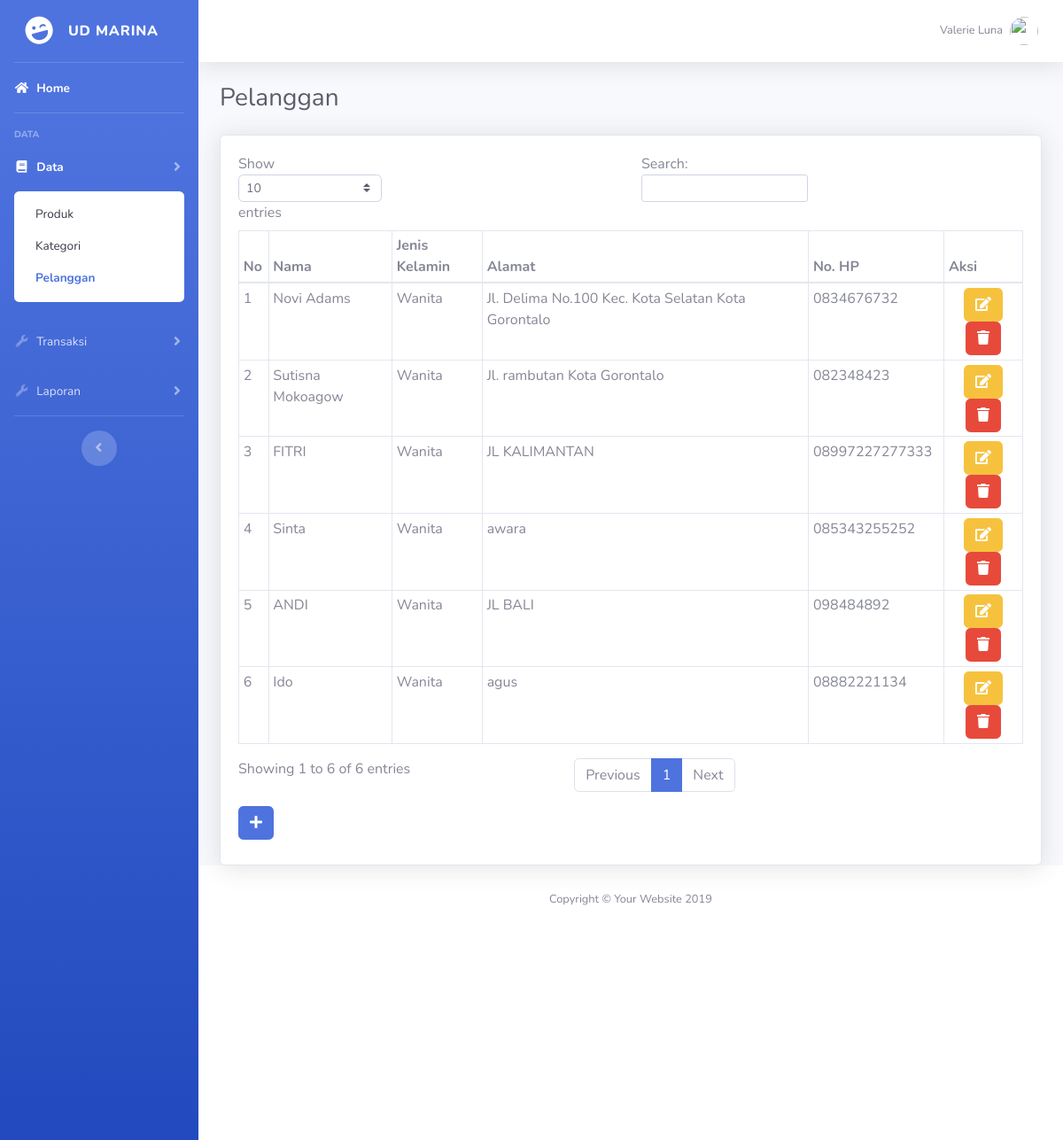
The page /admin/index.php?page=pelanggan on the database as committed earlier.
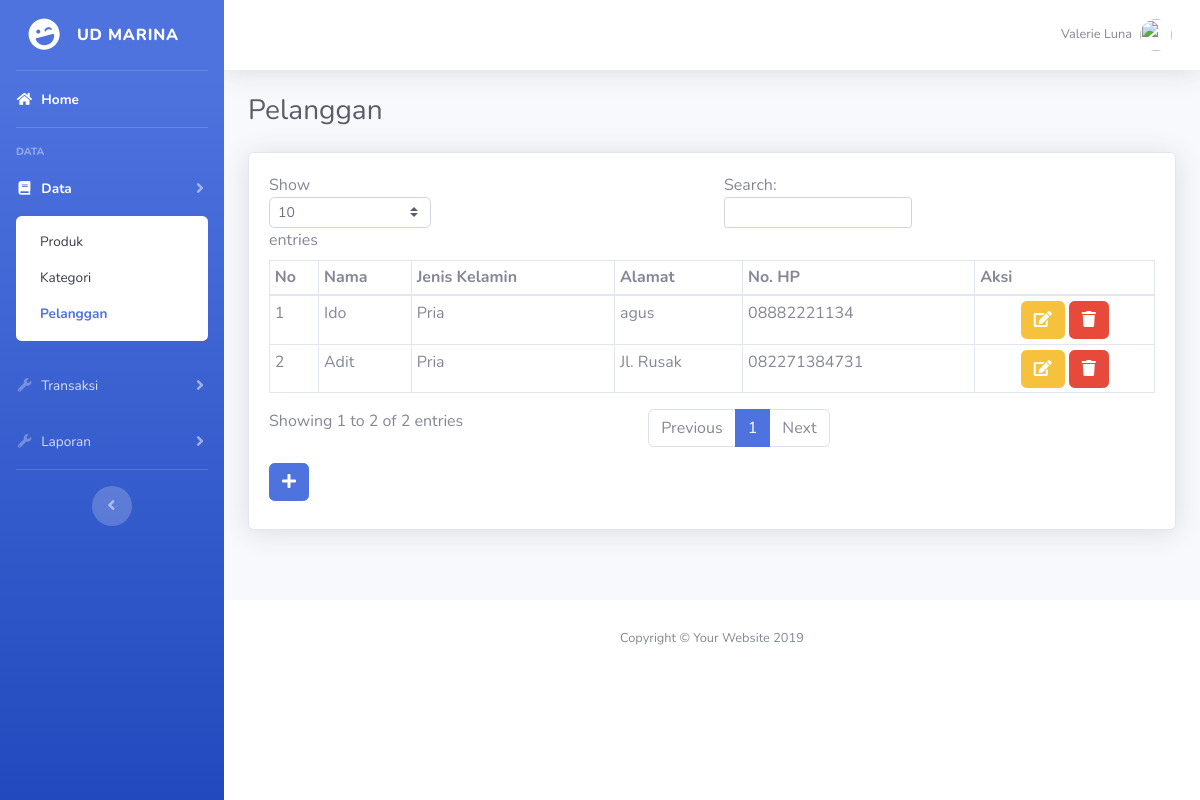
The same page on the database as committed later.
### tables this page shows
CREATE TABLE IF NOT EXISTS `tbpelanggan` (
  `id` int(10) NOT NULL,
  `nama` varchar(100) NOT NULL,
  `kelamin` varchar(100) NOT NULL,
  `alamat` text NOT NULL,
  `phone` varchar(50) NOT NULL
);

### admin/page.php (called while the page is built, shortened)
<?php
if($_GET['page']){
	$page = $_GET['page'];
	if($page=='daftar-transaksi'){
		$judul = 'Daftar Transaksi';
		$link = 'page/transaksi/transaksi.php';
	} else if($page=='produk'){
		$judul = 'Produk';
		$link = 'page/produk/produk.php';
	} else if($page=='kategori'){
		$judul = 'Kategori';
		$link = 'page/kategori/kategori.php';
	} else if($page=='pelanggan'){
		$judul = 'Pelanggan';
	} else if($page=='laporan'){
		$judul = 'Laporan';
		$link = 'page/laporan/laporan.php';
	} else if($page=='logout'){
		session_destroy();
		header("location:../pel/");
	}
}
?>

### admin/page/pelanggan/pelanggan.php (the view, shortened to what this page needs)
<div class="row">
	<?php
	if($_GET['act']=='add' || $_GET['act']=='edit'){
		include "page/pelanggan/add_pelanggan.php";
	} else if($_GET['act']=='delete'){
		$id = $_GET['idp'];
		mysql_query("DELETE FROM tbpelanggan WHERE id='$id'");
		header("location:?page=pelanggan");
	} else {
	?>
	<div class="col-md-12">
		<div class="card shadow">
			<div class="card-body">
				<div class="table-responsive">
					<table class="table table-bordered table-sm" id="dataTable">
						<thead>
							<tr>
								<th>No</th>
								<th>Nama</th>
								<th>Jenis Kelamin</th>
								<th>Alamat</th>
								<th>No. HP</th>
								<th>Aksi</th>
							</tr>
						</thead>
						<tbody>
							<?php
							$sql = mysql_query("SELECT * FROM tbpelanggan ORDER BY id ASC");
							$no = 1;
							while($d = mysql_fetch_array($sql)){?>
								<tr>
									<td><?= $no++;?></td>
									<td><?= ucfirst($d['nama']);?></td>
									<td>
										<?php
										if($d['kelamin']=='p'){
											echo 'Pria';
										} else {
											echo 'Wanita';
										}
										?>
									</td>
									<td><?= $d['alamat'];?></td>
									<td><?= $d['phone'];?></td>
									<td class="text-center"><a href="?page=pelanggan&act=edit&idp=<?= $d['id'];?>" class="btn btn-warning"><i class="fa fa-edit"></i></a> <a href="?page=pelanggan&act=delete&idp=<?= $d['id'];?>" class="btn btn-danger" onclick="return confirm('Anda yakin ingin menghapus pelanggan ini?')"><i class="fa fa-trash"></i></a></td>
								</tr>
							<?php } ?>
						</tbody>
					</table>
					<a href="?page=pelanggan&act=add" class="btn btn-primary mb-2"><i class="fa fa-plus"></i></a>
				</div>
			</div>
		</div>
	</div>
<?php } ?>
</div>

### admin/index.php (shortened to what this page needs)
<?php
include "page.php";
?>
<!DOCTYPE html>
<html lang="en">
<head>
  <link href="vendor/fontawesome-free/css/all.min.css" rel="stylesheet" type="text/css">
  <link href="css/sb-admin-2.min.css" rel="stylesheet">
</head>
<body id="page-top">
  <div id="wrapper">
    <ul class="navbar-nav bg-gradient-primary sidebar sidebar-dark accordion" id="accordionSidebar">
      <a class="sidebar-brand d-flex align-items-center justify-content-center" href="index.html">
        <div class="sidebar-brand-icon rotate-n-15">
          <i class="fas fa-laugh-wink"></i>
        </div>
        <div class="sidebar-brand-text mx-3">UD MARINA</div>
      </a>
      <hr class="sidebar-divider my-0">
      <li class="nav-item active">
        <a class="nav-link" href="index.html">
          <i class="fas fa-fw fa-home"></i>
          <span>Home</span></a>
      </li>
      <hr class="sidebar-divider">
      <div class="sidebar-heading">
        Data
      </div>
      <li class="nav-item <?= $page=='produk' || $page=='kategori' || $page=='pelanggan' ? 'active' : '';?>">
        <a class="nav-link collapsed" href="#" data-toggle="collapse" data-target="#collapseTwo" aria-expanded="true" aria-controls="collapseTwo">
          <i class="fa fa-fw fa-book"></i>
          <span>Data</span>
        </a>
        <div id="collapseTwo" class="collapse <?= $page=='produk' || $page=='kategori' || $page=='pelanggan' ? 'show' : '';?>" aria-labelledby="headingTwo" data-parent="#accordionSidebar">
          <div class="bg-white py-2 collapse-inner rounded">
            <a class="collapse-item <?= $page=='produk' ? 'active' : '';?>" href="?page=produk">Produk</a>
            <a class="collapse-item <?= $page=='kategori' ? 'active' : '';?>" href="?page=kategori">Kategori</a>
            <a class="collapse-item <?= $page=='pelanggan' ? 'active' : '';?>" href="?page=pelanggan">Pelanggan</a>
          </div>
        </div>
      </li>
      <li class="nav-item <?= $page=='daftar-transaksi' ? 'active' : '';?>">
        <a class="nav-link collapsed" href="#" data-toggle="collapse" data-target="#collapseUtilities" aria-expanded="true" aria-controls="collapseUtilities">
          <i class="fas fa-fw fa-wrench"></i>
          <span>Transaksi</span>
        </a>
      </li>
      <li class="nav-item <?= $page=='laporan' ? 'active' : '';?>">
        <a class="nav-link collapsed" href="#" data-toggle="collapse" data-target="#laporan" aria-expanded="true" aria-controls="laporan">
          <i class="fas fa-fw fa-wrench"></i>
          <span>Laporan</span>
        </a>
      </li>
      <hr class="sidebar-divider">
      <div class="text-center d-none d-md-inline">
        <button class="rounded-circle border-0" id="sidebarToggle"></button>
      </div>
    </ul>
    <div id="content-wrapper" class="d-flex flex-column">
      <div id="content">
        <nav class="navbar navbar-expand navbar-light bg-white topbar mb-4 static-top shadow">
          <ul class="navbar-nav ml-auto">
            <li class="nav-item dropdown no-arrow">
              <a class="nav-link dropdown-toggle" href="#" id="userDropdown" role="button" data-toggle="dropdown" aria-haspopup="true" aria-expanded="false">
                <span class="mr-2 d-none d-lg-inline text-gray-600 small">Valerie Luna</span>
                <img class="img-profile rounded-circle" src="https://source.unsplash.com/QAB-WJcbgJk/60x60">
              </a>
            </li>
          </ul>
        </nav>
        <div class="container-fluid">
          <?php
          include "home.php";
          include $link;
          ?>
        </div>
      </div>
      <footer class="sticky-footer bg-white h-25">
        <div class="container my-auto">
          <div class="copyright text-center my-auto">
            <span>Copyright &copy; Your Website 2019</span>
          </div>
        </div>
      </footer>
    </div>
  </div>
</body>
</html>

### admin/home.php (shortened to what this page needs)
<div class="d-sm-flex align-items-center justify-content-between mb-4">
  <h1 class="h3 mb-0 text-gray-800" id="subtitle"><?= $_GET['page'] ? $judul : 'Dashboard';?></h1>
</div>

Rows that differ between the two databases and show on the page:
removed tbpelanggan: nama "Novi Adams", kelamin "Wanita", alamat "Jl. Delima No.100 Kec. Kota Selatan Kota Gorontalo", phone "0834676732"
removed tbpelanggan: nama "Sutisna Mokoagow", kelamin "Wanita", alamat "Jl. rambutan Kota Gorontalo", phone "082348423"
removed tbpelanggan: nama "FITRI", kelamin "Wanita", alamat "JL KALIMANTAN", phone "08997227277333"
removed tbpelanggan: nama "Sinta", kelamin "Wanita", alamat "awara", phone "085343255252"
removed tbpelanggan: nama "ANDI", kelamin "Wanita", alamat "JL BALI", phone "098484892"
changed tbpelanggan "Ido": kelamin "Wanita" → "Pria"
added tbpelanggan: nama "Adit", kelamin "Pria", alamat "Jl. Rusak", phone "082271384731"
Other text that changed with them:
text written by a page script: "Show entries Search: Showing 1 to 6 of 6 entries Previous 1 Next" → "Show entries Search: Showing 1 to 2 of 2 entries Previous 1 Next"
